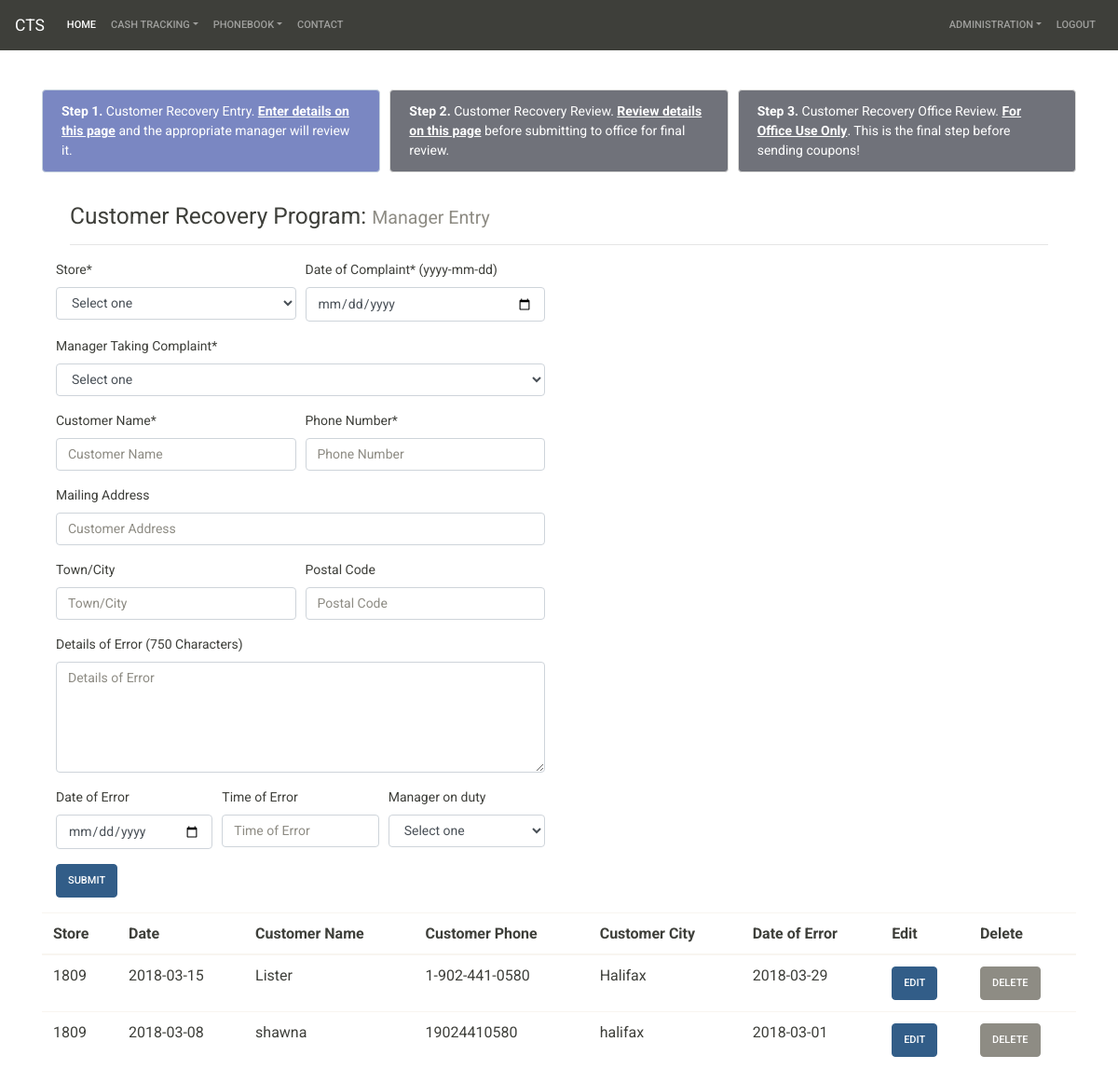
Page /customerentry.php (signed in) on the committed database.
### tables this page shows
CREATE TABLE `customer_recovery` (
  `date` date NOT NULL,
  `manager_taking` varchar(30) NOT NULL,
  `customer_name` varchar(50) NOT NULL,
  `customer_street` varchar(100) NOT NULL,
  `customer_city` varchar(50) NOT NULL,
  `customer_postal` varchar(7) NOT NULL,
  `customer_phone` varchar(17) NOT NULL,
  `date_error` date NOT NULL,
  `time_error` varchar(10) NOT NULL,
  `details` varchar(750) NOT NULL,
  `manager_onduty` varchar(50) NOT NULL,
  `store_num` varchar(14) NOT NULL,
  `id` int(11) NOT NULL,
  `flag_reviewed` varchar(1) NOT NULL,
  `flag_sent` varchar(1) NOT NULL,
  `date_sent` date NOT NULL,
  `date_reviewed` varchar(15) NOT NULL,
  `sent_by` varchar(25) NOT NULL,
  `manager_comments` varchar(300) NOT NULL
);

### customerentry.php (the view, shortened to what this page needs)
<?php
 	include "sql_connection.php";
 	include "header.php";
?>
 <html lang="en">
  <head>
	<link href="css/bootstrap.min.css" rel="stylesheet">
	<link href="css/updated.css" rel="stylesheet">
  </head>
 	<body>
		<div class="container">
			<br></br>
			<div class="form-row">
						<div class="col-md-4">
							<div class="alert alert-dismissible alert-primary">
								<strong>Step 1.</strong> Customer Recovery Entry. <a href="customerentry.php" class="alert-link">Enter details on this page</a> and the appropriate manager will review it.
							</div>
						</div>
						<div class="form-group col-md-4">
							<div class="alert alert-dismissible alert-secondary">
								<strong>Step 2.</strong> Customer Recovery Review. <a href="customerreview.php" class="alert-link">Review details on this page</a> before submitting to office for final review.
							</div>
						</div>
						<div class="form-group col-md-4">
							<div class="alert alert-dismissible alert-secondary">
								<strong>Step 3.</strong> Customer Recovery Office Review. <a href="customersend.php" class="alert-link">For Office Use Only</a>. This is the final step before sending coupons!
							</div>
						</div>
			</div>
			<div class="container">
				<div class="col-md-12">
					<h3>
						Customer Recovery Program:
						<small class="text-muted">Manager Entry</small>
					</h3>
					<hr>
				</div>
		</div>
 			<?php
 				if( isset($_GET['edit_id']) ){
 					$sql = "SELECT * FROM customer_recovery WHERE id = '$_GET[edit_id]'";
 					$run = mysqli_query($conn, $sql);
 					while ( $rows = mysqli_fetch_assoc($run) ) {
 						$store_num = $rows['store_num'];
 						$manager_taking = $rows['manager_taking'];
 						$date = $rows['date'];
						$customer_name = $rows['customer_name'];
						$customer_phone = $rows['customer_phone'];
 						$customer_street = $rows['customer_street'];
 						$customer_city = $rows['customer_city'];
						$customer_postal = $rows['customer_postal'];
						$details = $rows['details'];
						$date_error = $rows['date_error'];
						$time_error = $rows['time_error'];
						$manager_onduty = $rows['manager_onduty'];
 					}
 					?>
 				<form class="form-row" method="post">
					<div class="form-group col-md-6">
					 		<div class="form-row">
								<div class="form-group col-md-6">
									<label>Store Number*</label>
									<input type ="text" name="edit_store_num" value="<?php echo $store_num; ?>" class="form-control" required>
								</div>
								<div class="form-group col-md-6">
									<label>Date of Complaint* (yyyy-mm-dd)</label>
									<input type ="date" name="edit_date" value="<?php echo $date; ?>" class="form-control" placeholder="Date yyyy-mm-dd" required>
								</div>
							</div>
							<div class="form-group">
								<label>Manager Taking Complaint*</label>
								<input type ="text" name="edit_manager_taking" value="<?php echo $manager_taking; ?>" class="form-control" placeholder="Manager Taking" required>
							</div>
							<div class="form-row">
								<div class="form-group col-md-6">
									<label>Customer Name*</label>
									<input type ="text" name="edit_customer_name" value="<?php echo $customer_name; ?>" class="form-control" placeholder="Customer Name"required>
								</div>
								<div class="form-group col-md-6">
									<label>Phone Number*</label>
									<input type ="text" name="edit_customer_phone" value="<?php echo $customer_phone; ?>" class="form-control" placeholder="Phone Number" required>
								</div>
							</div>
							<div class="form-group">
								<label>Mailing Address</label>
								<input type ="text" name="edit_customer_street" value="<?php echo $customer_street; ?>" class="form-control" placeholder="Customer Address">
							</div>
							<div class="form-row">
								<div class="form-group col-md-6">
									<label>Town/City</label>
									<input type ="text" name="edit_customer_city" value="<?php echo $customer_city; ?>" class="form-control" placeholder="Town/City">
								</div>
								<div class="form-group col-md-6">
									<label>Postal Code</label>
									<input type ="text" name="edit_customer_postal" value="<?php echo $customer_postal; ?>" class="form-control" placeholder="Postal Code">
								</div>
							</div>
							<div class="form-group">
									<label>Details of Error (750 Characters)</label>
									<textarea name="edit_details" rows="5" class="form-control" placeholder="Details of Error" required><?php echo $details; ?></textarea>
							</div>
							<div class="form-row">
								<div class="form-group col-md-4">
									<label>Date of Error</label>
									<input type ="date" name="edit_date_error" value="<?php echo $date_error; ?>" class="form-control" placeholder="Date of Error">
								</div>
								<div class="form-group col-md-4">
									<label>Time of Error</label>
									<input type ="text" name="edit_time_error" value="<?php echo $time_error; ?>" class="form-control" placeholder="Time of Error">
								</div>
								<div class="form-group col-md-4">
									<label>Manager on Duty</label>
									<input type ="text" name="edit_manager_onduty" value="<?php echo $manager_onduty; ?>" class="form-control" placeholder="Manager on Duty">
								</div>
							</div>
							<div class="form-group">
								<input type ="hidden" value="<?php echo $_GET['edit_id']?>" name="edit_user_id">
								<input type ="submit" value="Edit Complete" name="edit_data" class="btn btn-submit">
							</div>
					</div>
	 			</form>
 	 		<?php } else { ?>
 	 		<form class="col-md-6" method="post">
			  		<div class="form-row">
					 	<div class="form-group col-md-6">
							<label>Store*</label>
								<?Php
								echo "<select action='employeenamedd.php' class='form-control' name='store_num' onchange=\"reload(this.form)\" required><option value=''>Select one</option>";
								echo "</select>";
								?>
						</div>
						<div class="form-group col-md-6">
							<label>Date of Complaint* (yyyy-mm-dd)</label>
							<input type ="date" name="date" class="form-control" placeholder="Date yyyy-mm-dd" required>
						</div>
					</div>
					<div id="manager_taking" class="form-group">
							<label>Manager Taking Complaint*</label>
							<?php
							echo "<select action='employeenamedd.php' class='form-control' name='manager_taking'><option value=''>Select one</option>";
							echo "</select>";
							?>
					</div>
		 			<div class="form-row">
					 	<div class="form-group col-md-6">
							<label>Customer Name*</label>
							<input type ="text" name="customer_name" class="form-control" placeholder="Customer Name"required>
						</div>
						<div class="form-group col-md-6">
							<label>Phone Number*</label>
							<input type ="text" name="customer_phone" class="form-control" placeholder="Phone Number" required>
						</div>
					</div>
					<div class="form-group">
		 				<label>Mailing Address</label>
		 				<input type ="text" name="customer_street" class="form-control" placeholder="Customer Address">
		 			</div>
					<div class="form-row">
						<div class="form-group col-md-6">
							<label>Town/City</label>
							<input type ="text" name="customer_city" class="form-control" placeholder="Town/City">
						</div>
						<div class="form-group col-md-6">
							<label>Postal Code</label>
							<input type ="text" name="customer_postal" class="form-control" placeholder="Postal Code">
						</div>
					</div>
					<div class="form-group">
								<label>Details of Error (750 Characters)</label>
								<textarea name="details" rows="5" class="form-control" placeholder="Details of Error" required></textarea>
					</div>
					<div class="form-row">
						<div class="form-group col-md-4">
							<label>Date of Error</label>
							<input type ="date" name="date_error" class="form-control" placeholder="Date of Error">
						</div>
						<div class="form-group col-md-4">
							<label>Time of Error</label>
							<input type ="text" name="time_error" class="form-control" placeholder="Time of Error">
						</div>
						<div id="manager_onduty" class="form-group col-md-4">
							<label>Manager on duty</label>
							<?php
							echo "<select action='employeenamedd.php' class='form-control' name='manager_onduty'><option value=''>Select one</option>";
							echo "</select>";
							?>
						</div>
					</div>
					<div class="form-group">
		 				<input type ="submit" name="submit_data" class="btn btn-primary">
					</div>
		 		</form>
		 	<?php }
	 			$sql = "SELECT * FROM customer_recovery ORDER BY date DESC LIMIT 0, 150";
				$run = mysqli_query($conn, $sql);
				echo "
					<table class='table'>
						<thead>
							<tr>
								<th>Store</th>
								<th>Date</th>
								<th>Customer Name</th>
								<th>Customer Phone</th>
								<th>Customer City</th>
								<th>Date of Error</th>
								<th>Edit</th>
								<th>Delete</th>
							</tr>
						</thead>
						<tbody>
				";
				while($rows = mysqli_fetch_assoc($run) ) {
				echo "
					<tr>
						<td>$rows[store_num]</td>
						<td>$rows[date]</td>
						<td>$rows[customer_name]</td>
						<td>$rows[customer_phone]</td>
						<td>$rows[customer_city]</td>
						<td>$rows[date_error]</td>
						<td><a href='customerentry.php?edit_id=$rows[id]' class='btn btn-primary'>Edit</a></td>
						<td><a href='customerentry.php?del_id=$rows[id]' class='btn btn-secondary'>Delete</a></td>
					</tr>
				";
				}
				echo "</tbody>
					</table>";
			?>
		</div>
 	</body>
</html>

### header.php (shortened to what this page needs)
<html>
<body>
          <div class="bs-docs-section clearfix">
            <div class="bs-component">
              <nav class="navbar navbar-expand-lg navbar-dark bg-primary">
                <a class="navbar-brand" href="index.php">CTS</a>
                <div class="collapse navbar-collapse" id="navbarColor01">
                  <ul class="navbar-nav mr-auto">
                    <li class="nav-item active">
                      <a class="nav-link" href="index.php">Home <span class="sr-only">(current)</span></a>
                    </li>
                    <ul class="nav nav-pills2">
                      <li class="nav-item dropdown">
                        <a class="nav-link dropdown-toggle" data-toggle="dropdown" href="dailyentry.php" role="button" aria-haspopup="true" aria-expanded="false">Cash Tracking</a>
                      </li>
                    </ul>
                    <ul class="nav nav-pills2">
                      <li class="nav-item dropdown">
                        <a class="nav-link dropdown-toggle" data-toggle="dropdown" href="phonebookrecords.php" role="button" aria-haspopup="true" aria-expanded="false">Phonebook</a>
                      </li>
                    </ul>
                    <li class="nav-item">
                      <a class="nav-link" href="contact.php">Contact</a>
                    </li>
                   </ul>
                   <ul class="nav navbar-nav navbar-right">
                    <ul class="nav nav-pills2">
                        <li class="nav-item dropdown">
                          <a class="nav-link dropdown-toggle" data-toggle="dropdown" href="changelog.php" role="button" aria-haspopup="true" aria-expanded="false">Administration</a>
                        </li>
                    </ul>
                      <li class="nav-item">
                        <a class="nav-link" href="/login/logout.php">Logout</a>
                      </li>
                    </ul>
                </div>
              </nav>
            </div>
          </div>
  </body>
</html>

### css/updated.css (style rules this page uses)
.alert-primary, .alert-primary > th, .alert-primary > td { background-color: rgb(122, 135, 194); }
.alert-secondary, .alert-secondary > th, .alert-secondary > td { background-color: rgb(112, 114, 122); }

### rows in the picture
customer_recovery: store_num "1809", date "2018-03-15", customer_name "Lister", customer_phone "1-902-441-0580", customer_city "Halifax", date_error "2018-03-29"
customer_recovery: store_num "1809", date "2018-03-08", customer_name "shawna", customer_phone "19024410580", customer_city "halifax", date_error "2018-03-01"
